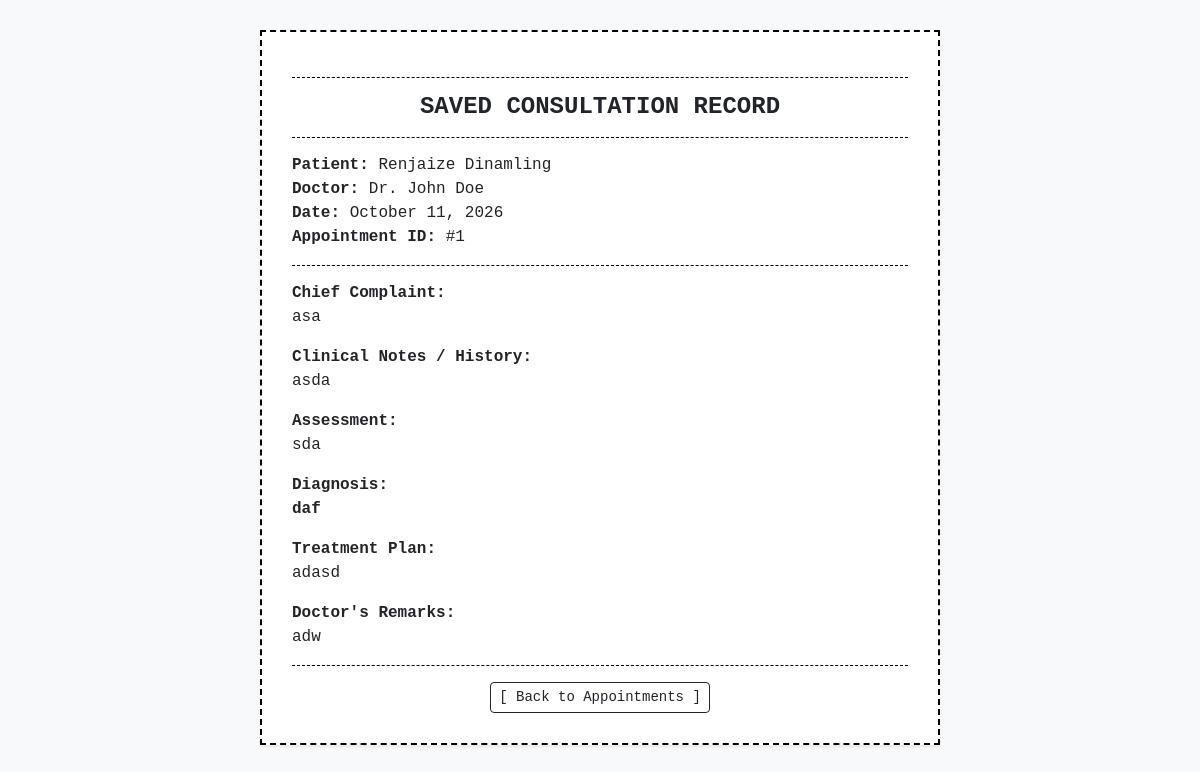
The page /consultation/view/1 (signed in) on the database its author committed.
### templates/app.py (models this page shows)
class Patient(db.Model):
    __tablename__ = 'patients'
    patient_id = db.Column(db.Integer, primary_key=True)
    patient_code = db.Column(db.String(20), unique=True, nullable=False)
    first_name = db.Column(db.String(50), nullable=False)
    last_name = db.Column(db.String(50), nullable=False)
    birth_date = db.Column(db.String(20), nullable=False)
    sex = db.Column(db.String(10), nullable=False)
    contact_number = db.Column(db.String(20), nullable=False)
    address = db.Column(db.String(200), nullable=False)
    is_active = db.Column(db.Boolean, default=True)

class Doctor(db.Model):
    __tablename__ = 'doctors'
    doctor_id = db.Column(db.Integer, primary_key=True)
    doctor_code = db.Column(db.String(20), unique=True, nullable=False)
    doctor_name = db.Column(db.String(100), nullable=False)
    specialization = db.Column(db.String(100), nullable=False)
    contact_number = db.Column(db.String(20), nullable=False)
    is_active = db.Column(db.Boolean, default=True)

class Consultation(db.Model):
    __tablename__ = 'consultations'
    consultation_id = db.Column(db.Integer, primary_key=True)
    appointment_id = db.Column(db.Integer, db.ForeignKey('appointments.appointment_id'), nullable=False)
    patient_id = db.Column(db.Integer, db.ForeignKey('patients.patient_id'), nullable=False)
    doctor_id = db.Column(db.Integer, db.ForeignKey('doctors.doctor_id'), nullable=False)
    consultation_date = db.Column(db.String(20), nullable=False)
    chief_complaint = db.Column(db.Text, nullable=False)
    clinical_notes = db.Column(db.Text, nullable=True)
    assessment = db.Column(db.Text, nullable=True)
    diagnosis = db.Column(db.Text, nullable=False)
    treatment_plan = db.Column(db.Text, nullable=False)
    doctor_remarks = db.Column(db.Text, nullable=True)
    appointment = db.relationship('Appointment', backref='consultation', uselist=False)
    patient = db.relationship('Patient', backref='consultations')
    doctor = db.relationship('Doctor', backref='consultations')

### templates/app.py (the view)
@app.route('/consultation/view/<int:appointment_id>')
def view_consultation(appointment_id):
    if 'user_id' not in session:
        flash('Please login to view consultation records.', 'warning')
        return redirect(url_for('login'))
    consultation = Consultation.query.filter_by(appointment_id=appointment_id).first_or_404()
    return render_template('consultation_view.html', consultation=consultation)

### templates/consultation_view.html (shortened to what this page needs)
<!DOCTYPE html>
<html lang="en">
<head>
    <link href="https://cdn.jsdelivr.net/npm/bootstrap@5.3.0/dist/css/bootstrap.min.css" rel="stylesheet">
</head>
<body class="bg-light">
    <div class="container">
        <div class="consultation-box shadow-sm">
            <div class="ascii-divider"></div>
            <h4 class="text-center text-uppercase fw-bold m-0">SAVED CONSULTATION RECORD</h4>
            <div class="ascii-divider"></div>
            <div class="mb-3">
                <div><strong>Patient:</strong> {{ consultation.patient.first_name }} {{ consultation.patient.last_name }}</div>
                <div><strong>Doctor:</strong> {{ consultation.doctor.doctor_name }}</div>
                <div><strong>Date:</strong> {{ consultation.consultation_date }}</div>
                <div><strong>Appointment ID:</strong> #{{ consultation.appointment_id }}</div>
            </div>
            <div class="ascii-divider"></div>
            <div class="mb-3">
                <strong>Chief Complaint:</strong>
                <p class="mb-0 text-wrap">{{ consultation.chief_complaint }}</p>
            </div>
            {% if consultation.clinical_notes %}
            <div class="mb-3">
                <strong>Clinical Notes / History:</strong>
                <p class="mb-0 text-wrap">{{ consultation.clinical_notes }}</p>
            </div>
            {% endif %}
            {% if consultation.assessment %}
            <div class="mb-3">
                <strong>Assessment:</strong>
                <p class="mb-0 text-wrap">{{ consultation.assessment }}</p>
            </div>
            {% endif %}
            <div class="mb-3">
                <strong>Diagnosis:</strong>
                <p class="mb-0 text-wrap fw-bold">{{ consultation.diagnosis }}</p>
            </div>
            <div class="mb-3">
                <strong>Treatment Plan:</strong>
                <p class="mb-0 text-wrap">{{ consultation.treatment_plan }}</p>
            </div>
            {% if consultation.doctor_remarks %}
            <div class="mb-3">
                <strong>Doctor's Remarks:</strong>
                <p class="mb-0 text-wrap">{{ consultation.doctor_remarks }}</p>
            </div>
            {% endif %}
            <div class="ascii-divider"></div>
            <div class="text-center mt-3">
                <a href="{{ url_for('schedule_appointment') }}" class="btn btn-outline-dark btn-sm">[ Back to Appointments ]</a>
            </div>
        </div>
    </div>
</body>
</html>

### templates/consultation_view.html (style rules this page uses)
.consultation-box { max-width: 680px; margin: 30px auto; border: 2px dashed #000; background-color: #fff; font-family: 'Courier New', Courier, monospace; padding: 30px; }
.ascii-divider { border-top: 1px dashed #000; margin: 15px 0; }

### rows shown on the page
Patient: patient.first_name "Renjaize", patient.last_name "Dinamling"
Doctor: doctor.doctor_name "Dr. John Doe"
Consultation: consultation_date "October 11, 2026", appointment_id "1", chief_complaint "asa", clinical_notes "asda", assessment "sda", diagnosis "daf", treatment_plan "adasd", doctor_remarks "adw"
